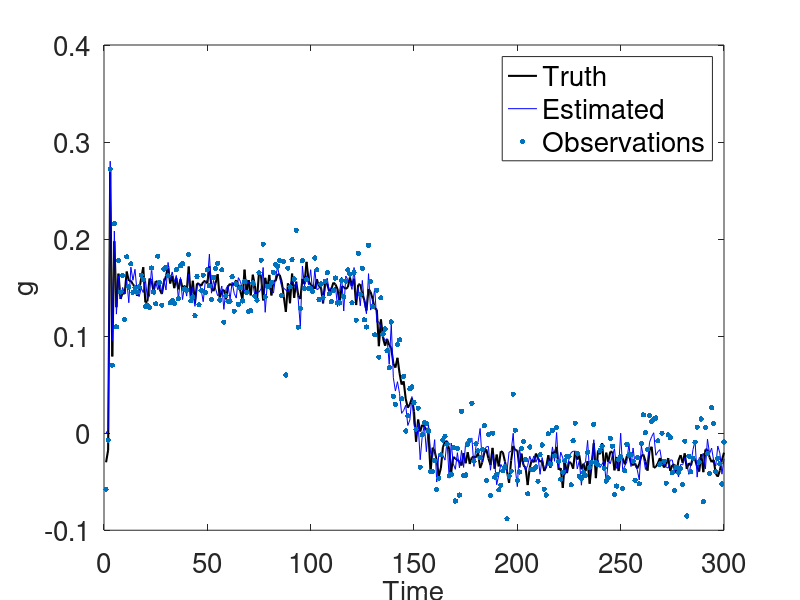
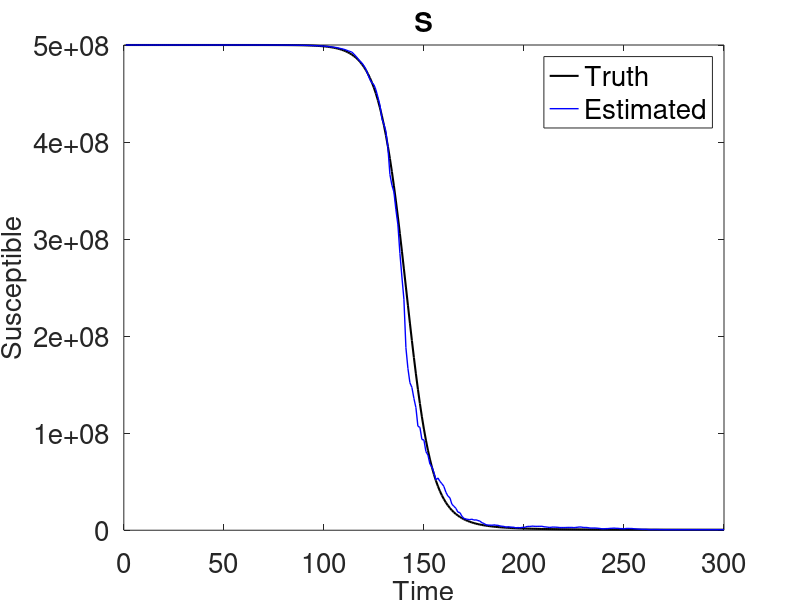
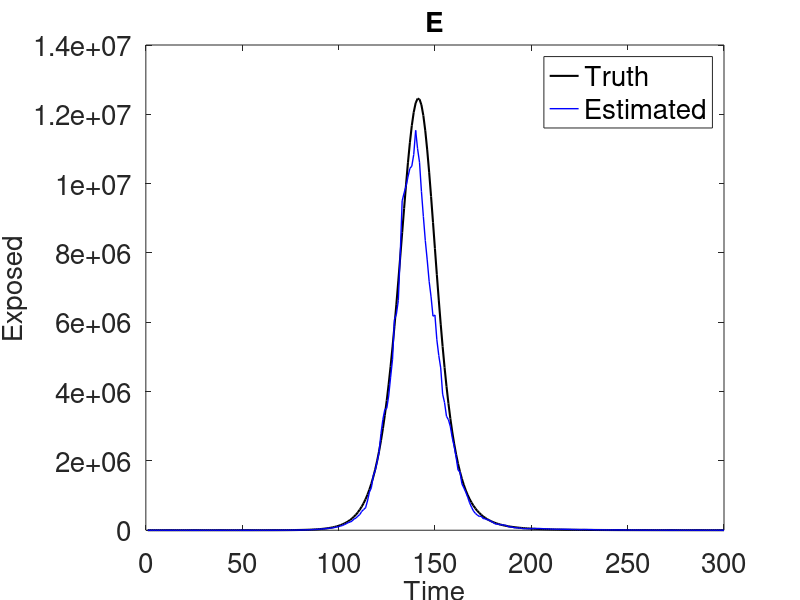
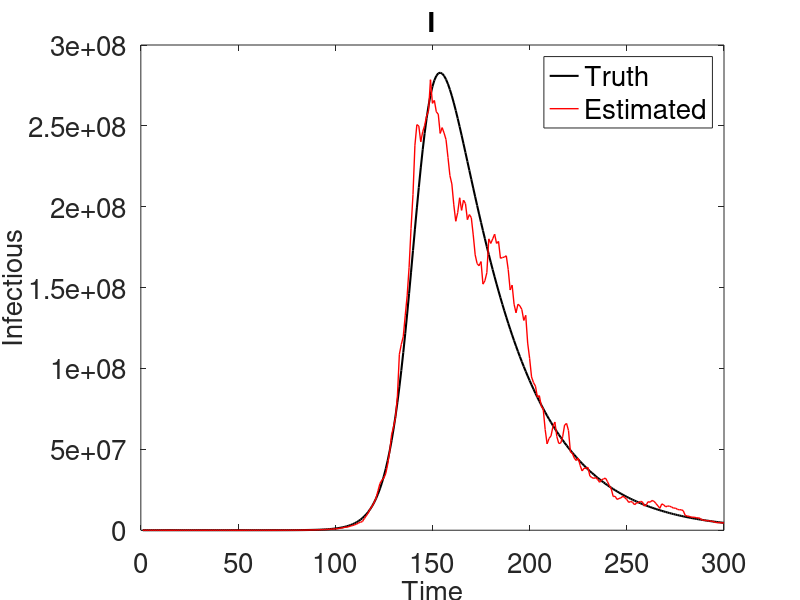

These figures' MATLAB source, in order:
clear all
close all
clc

%------------------------------
%           GENERATE DATA
%------------------------------


% Settings
T = 300;     % Time series length

% Transition functions
fs = @(S, I, N, b) S - b*S.*I./N;
fe = @(S, E, I, N, a, b) (1-a)*E + b*S.*I./N;
fi = @(E, I, a, ga) (1 - ga)*I + a*E;
fr = @(I, R, ga) R + ga*I;
f = @(I, E, a, ga) -ga + a*(E./I); 


% True constants
beta = 0.2;
alpha = 1.5;
gamma = 0.03;
var_g = 0.01;
var_y = 0.02;

% Initial conditions
R(1) = 0;
I(1) = 1;
E(1) = 0;
N0 = 5e8;
S(1) = N0 - I(1);
g(1) = f(I(1), E(1), alpha, gamma);
y(1) = normrnd(g(1), var_y);


% Generate data
for t = 2:T
    % Deterministic
    S(t) = fs(S(t-1), I(t-1), N0, beta);
    E(t) = fe(S(t-1), E(t-1), I(t-1), N0, alpha, beta);
    I(t) = fi(E(t-1), I(t-1), alpha, gamma);
    R(t) = fr(I(t-1), R(t-1), gamma);


    % Stochastic
    g(t) = f(I(t-1), E(t-1), alpha, gamma) + normrnd(0, var_g);
    y(t) = g(t) + normrnd(0, var_y);

end



%------------------------------
%           PARTICLE FILTER  
%------------------------------


% Number of particles
M = 100;

% Initialize
lambda = 1;
Ix = poissrnd(lambda, 1, M);
Ix(Ix==0) = 1;
Sx = N0 - Ix;
S_est = mean(Sx);
Ex = zeros(1,M);
Rx = zeros(1,M);

% True constants
beta_x = beta;
alpha_x = alpha;
gamma_x = gamma;
var_gx = var_g;
var_yx = var_y;



% TIME
for t = 2:T

%     beta_x = abs(normrnd(beta, 0.02));
%     gamma_x = abs(normrnd(gamma, 0.02));
%     alpha_x = abs(normrnd(1, 0.2));
%     var_gx = var_g;


    % PROPOSE PARTICLES
    mean_g(t, :) = f(Ix(t-1, :), Ex(t-1, :), alpha_x, gamma_x);
    x_p = mvnrnd(mean_g(t,:), var_gx*eye(M));


    % Deterministic Update
    Sx(t,:) = fs(Sx(t-1,:), Ix(t-1,:), N0, beta_x);
    Ex(t,:) = fe(Sx(t-1,:), Ex(t-1,:), Ix(t-1,:), N0, alpha_x, beta_x);   
    Rx(t,:) = fr(Ix(t-1,:), Rx(t-1,:), gamma_x);
    Ix(t,:) = (1 + x_p).*Ix(t-1,:);

    % COMPUTE WEIGHTS
    log_w = -0.5*log(2*pi*var_y) - 0.5*((y(t) - x_p).^2)/var_y;

    % NORMALIZE
    w = exp(log_w - max(log_w));
    w = w./sum(w);

    % RESAMPLE
    idx = datasample(1:M, M, 'Weights', w);

    % Propagate new samples
    x_p = x_p(idx);
    Sx(t,:) = Sx(t, idx);
    Ix(t,:) = Ix(t, idx);
    Rx(t,:) = Rx(t, idx);
    Ex(t,:) = Ex(t, idx);


    % Obtain estimates
    x_est(t) = mean(x_p);
    S_est(t) = round(mean(Sx(t,:),2));
    I_est(t) = round(mean(Ix(t,:),2));
    R_est(t) = round(mean(Rx(t,:),2));
    E_est(t) = round(mean(Ex(t,:),2));
end



%------------------------------
%           PLOTS
%------------------------------

lwd = 1.5;
lw = 1;
fsz = 20;
figure(1)
plot(1:T,g, 'k', 'linewidth', lwd)
hold on
plot(1:T, x_est, 'b')
hold on
scatter(1:T,y, 15, 'filled')
set(gca, 'FontSize', fsz)
ylabel('g', 'FontSize', fsz)
xlabel('Time', 'FontSize', fsz)
legend('Truth', 'Estimated', 'Observations', 'FontSize', fsz)

figure(2)
plot(1:T,S,  'k', 'linewidth', lwd)
hold on
plot(1:T, S_est,  'b', 'Linewidth', lw)
set(gca, 'FontSize', fsz)
ylabel('Susceptible', 'FontSize', fsz)
xlabel('Time', 'FontSize', fsz)
legend('Truth', 'Estimated', 'FontSize', fsz)
title('S', 'FontSize', fsz)


figure(3)
plot(1:T, E,  'k', 'linewidth', lwd)
hold on
plot(1:T, E_est,  'b', 'Linewidth', lw)
set(gca, 'FontSize', fsz)
ylabel('Exposed', 'FontSize', fsz)
xlabel('Time', 'FontSize', fsz)
legend('Truth', 'Estimated', 'FontSize', fsz)
title('E', 'FontSize', fsz)

figure(4)
plot(1:T, I,  'k', 'linewidth', lwd)
hold on
plot(1:T, I_est,  'r', 'Linewidth', lw)
set(gca, 'FontSize', fsz)
ylabel('Infectious', 'FontSize', fsz)
xlabel('Time', 'FontSize', fsz)
legend('Truth', 'Estimated', 'FontSize', fsz)
title('I', 'FontSize', fsz)

figure(5)
plot(1:T, R,  'k', 'linewidth', lwd)
hold on
plot(1:T, R_est,  'b', 'Linewidth', lw)
set(gca, 'FontSize', fsz)
ylabel('Recovery', 'FontSize', fsz)
xlabel('Time', 'FontSize', fsz)
legend('Truth', 'Estimated', 'FontSize', fsz)
title('R', 'FontSize', fsz)


% figure(6)
% plot(1:T,S,'linewidth', lwd)
% hold on
% plot(E,'linewidth', lwd)
% hold on
% plot(I,'linewidth', lwd)
% hold on
% plot(R,'linewidth', lwd)
% hold on
% plot(1:T,S_est,'LineStyle', "--",'linewidth', lwd)
% hold on
% plot(E_est,'LineStyle', "--",'linewidth', lwd)
% hold on
% plot(I_est,'LineStyle', "--",'linewidth', lwd)
% hold on
% plot(R_est,'LineStyle', "--",'linewidth', lwd)
% legend('S', 'E', 'I', 'R')

sum( abs(I - I_est))